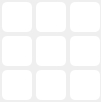
       <widget class="QGroupBox" name="groupBox_12">
        <property name="maximumSize">
         <size>
          <width>100</width>
          <height>100</height>
         </size>
        </property>
        <property name="styleSheet">
         <string notr="true">border: solid 0px; border-radius: 5px;</string>
        </property>
        <property name="title">
         <string/>
        </property>
        <layout class="QGridLayout" name="gridLayout_7">
         <property name="leftMargin">
          <number>2</number>
         </property>
         <property name="topMargin">
          <number>2</number>
         </property>
         <property name="rightMargin">
          <number>1</number>
         </property>
         <property name="bottomMargin">
          <number>2</number>
         </property>
         <property name="spacing">
          <number>4</number>
         </property>
         <item row="0" column="1">
          <widget class="QLineEdit" name="tb_64">
           <property name="minimumSize">
            <size>
             <width>30</width>
             <height>30</height>
            </size>
           </property>
           <property name="maximumSize">
            <size>
             <width>60</width>
             <height>60</height>
            </size>
           </property>
           <property name="styleSheet">
            <string>font-size: 16px; text-align: center; padding: 7px;</string>
           </property>
          </widget>
         </item>
         <item row="0" column="0">
          <widget class="QLineEdit" name="tb_63">
           <property name="minimumSize">
            <size>
             <width>30</width>
             <height>30</height>
            </size>
           </property>
           <property name="maximumSize">
            <size>
             <width>60</width>
             <height>60</height>
            </size>
           </property>
           <property name="styleSheet">
            <string>font-size: 16px; text-align: center; padding: 7px;</string>
           </property>
          </widget>
         </item>
         <item row="0" column="2">
          <widget class="QLineEdit" name="tb_65">
           <property name="minimumSize">
            <size>
             <width>30</width>
             <height>30</height>
            </size>
           </property>
           <property name="maximumSize">
            <size>
             <width>60</width>
             <height>60</height>
            </size>
           </property>
           <property name="styleSheet">
            <string>font-size: 16px; text-align: center; padding: 7px;</string>
           </property>
          </widget>
         </item>
         <item row="1" column="0">
          <widget class="QLineEdit" name="tb_73">
           <property name="minimumSize">
            <size>
             <width>30</width>
             <height>30</height>
            </size>
           </property>
           <property name="maximumSize">
            <size>
             <width>60</width>
             <height>60</height>
            </size>
           </property>
           <property name="styleSheet">
            <string>font-size: 16px; text-align: center; padding: 7px;</string>
           </property>
          </widget>
         </item>
         <item row="1" column="1">
          <widget class="QLineEdit" name="tb_74">
           <property name="minimumSize">
            <size>
             <width>30</width>
             <height>30</height>
            </size>
           </property>
           <property name="maximumSize">
            <size>
             <width>60</width>
             <height>60</height>
            </size>
           </property>
           <property name="styleSheet">
            <string>font-size: 16px; text-align: center; padding: 7px;</string>
           </property>
           <property name="text">
            <string/>
           </property>
          </widget>
         </item>
         <item row="2" column="2">
          <widget class="QLineEdit" name="tb_85">
           <property name="minimumSize">
            <size>
             <width>30</width>
             <height>30</height>
            </size>
           </property>
           <property name="maximumSize">
            <size>
             <width>60</width>
             <height>60</height>
            </size>
           </property>
           <property name="styleSheet">
            <string>font-size: 16px; text-align: center; padding: 7px;</string>
           </property>
          </widget>
         </item>
         <item row="1" column="2">
          <widget class="QLineEdit" name="tb_75">
           <property name="minimumSize">
            <size>
             <width>30</width>
             <height>30</height>
            </size>
           </property>
           <property name="maximumSize">
            <size>
             <width>60</width>
             <height>60</height>
            </size>
           </property>
           <property name="styleSheet">
            <string>font-size: 16px; text-align: center; padding: 7px;</string>
           </property>
          </widget>
         </item>
         <item row="2" column="1">
          <widget class="QLineEdit" name="tb_84">
           <property name="minimumSize">
            <size>
             <width>30</width>
             <height>30</height>
            </size>
           </property>
           <property name="maximumSize">
            <size>
             <width>60</width>
             <height>60</height>
            </size>
           </property>
           <property name="styleSheet">
            <string>font-size: 16px; text-align: center; padding: 7px;</string>
           </property>
          </widget>
         </item>
         <item row="2" column="0">
          <widget class="QLineEdit" name="tb_83">
           <property name="minimumSize">
            <size>
             <width>30</width>
             <height>30</height>
            </size>
           </property>
           <property name="maximumSize">
            <size>
             <width>60</width>
             <height>60</height>
            </size>
           </property>
           <property name="styleSheet">
            <string>font-size: 16px; text-align: center; padding: 7px;</string>
           </property>
          </widget>
         </item>
        </layout>
       </widget>
